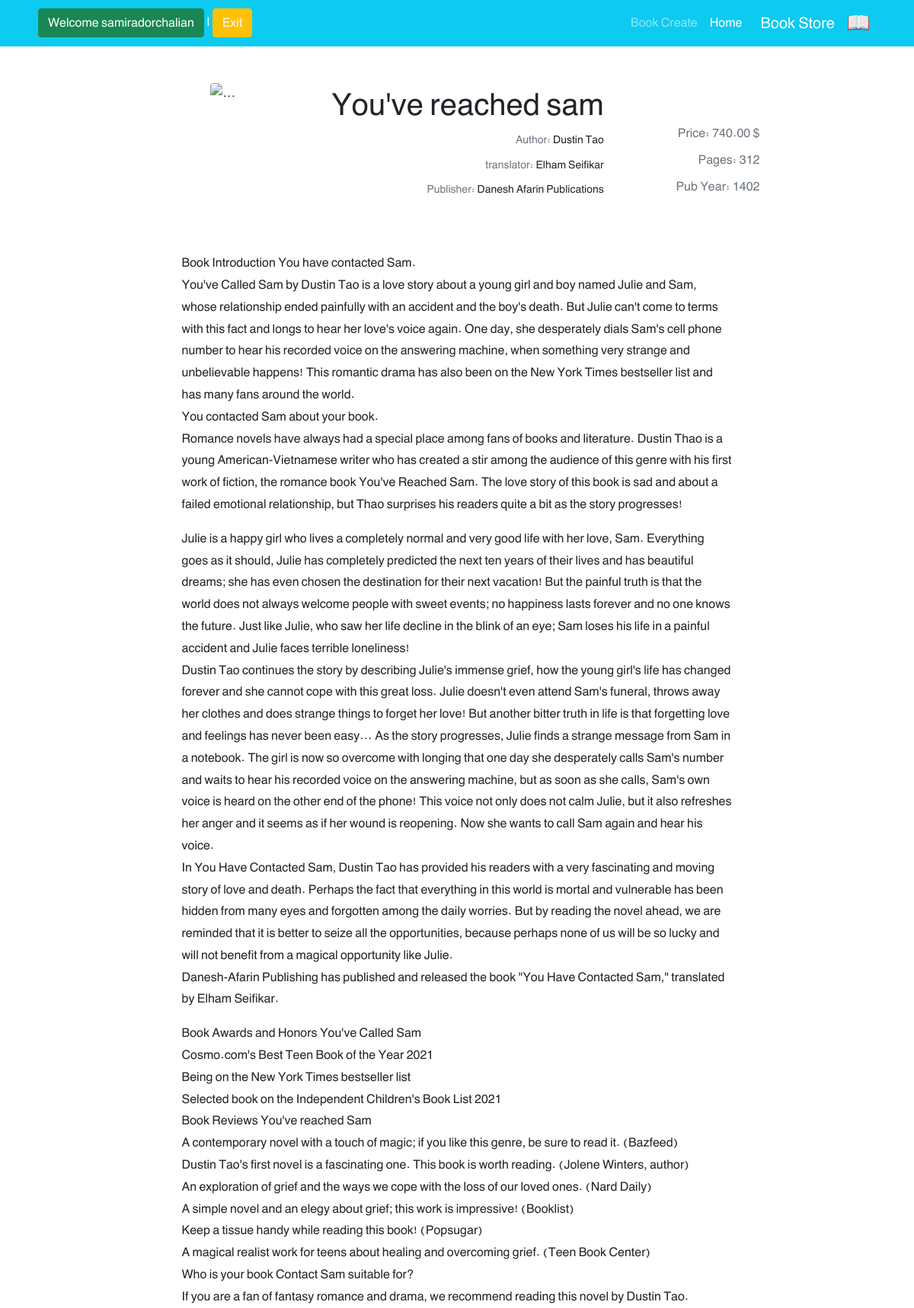
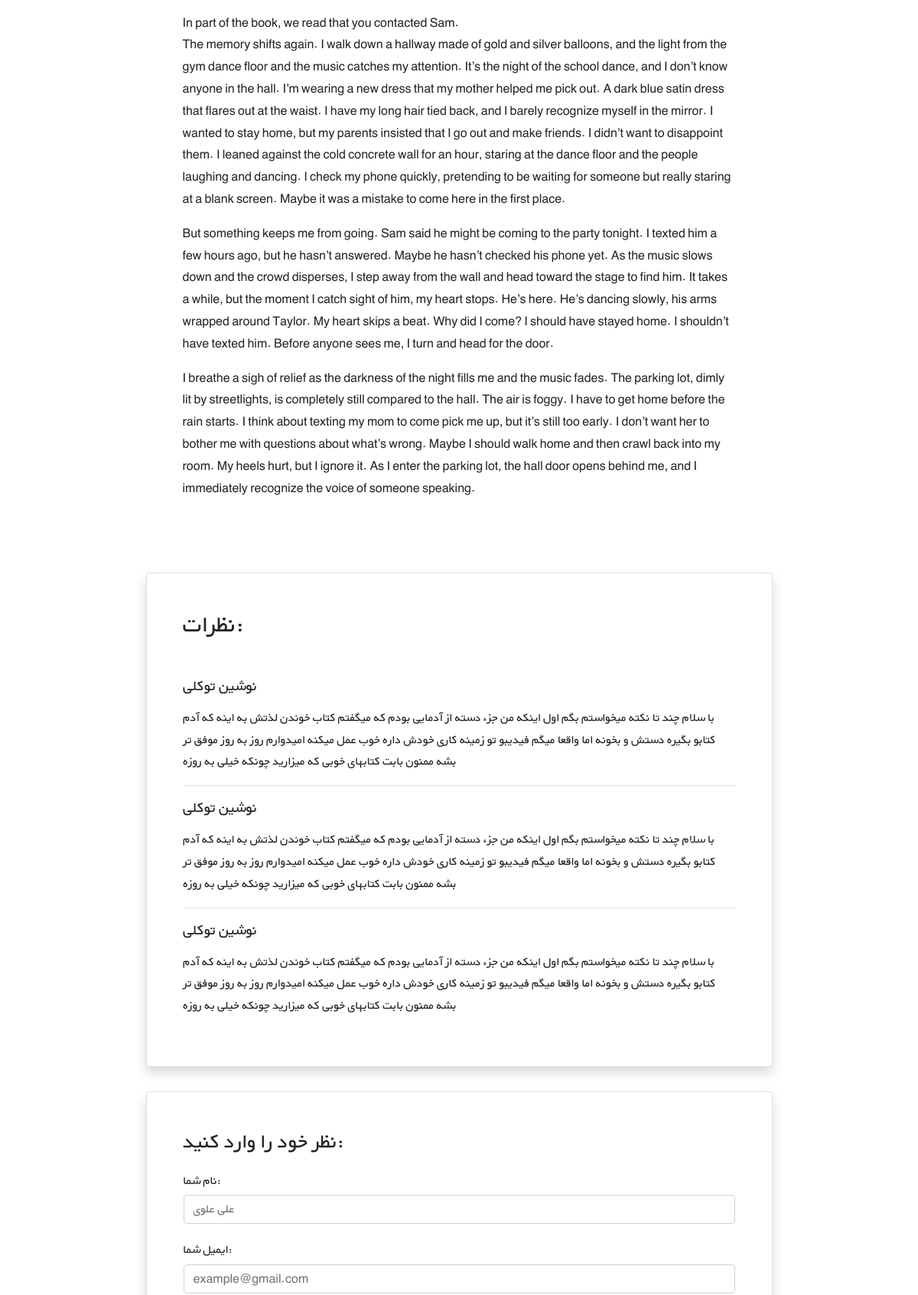
/books/1/ (signed in, upper part), run on the app's committed database (2 pictures, top to bottom).
### accounts/models.py (models this page shows)
class CustomUser(AbstractUser):
    age = models.PositiveIntegerField(null=True, blank=True)

### books/models.py (models this page shows, shortened)
class Book(models.Model):
    title = models.CharField(max_length=200)
    author = models.CharField(max_length=200)
    publisher = models.CharField(max_length=200)
    translator = models.CharField(max_length=200)
    description = models.TextField()
    price = models.DecimalField(max_digits=5, decimal_places=2)
    pages_book = models.PositiveIntegerField(null=True, blank=True)
    year_of_publication = models.PositiveIntegerField(null=True, blank=True)

### books/views.py (the view)
# urls.py: path('<int:pk>/', BookDetailView.as_view(), name='book_detail'),
class BookDetailView(generic.DetailView):
    model = Book
    template_name = 'books/book_detail.html'

### books/templates/books/book_detail.html (shortened to what this page needs)
{% extends '_base.html' %}
{% block content %}
    <div class="container mt-5" dir="ltr">
        <div class="">
            <div class="">
                <div class="d-flex justify-content-center">
                    <div class="row w-sm-75 w-100">
                        <div class="col-xs-12 col-md-3 d-flex justify-content-center">
                            <div>
                                <img src="https://newcdn.fidibo.com/images/books/65579_50411_normal.jpg"
                                     class="img-fluid rounded-start" alt="...">
                            </div>
                        </div>
                        <div class="col-xs-12 col-md-6 text-center text-md-end mt-md-1 mt-4">
                            <h1>{{ book.title|capfirst }}</h1>
                            <h5 class="small my-1"><span class="text-muted">Author: </span>{{ book.author }}</h5>
                            <h5 class="small my-1"><span class="text-muted">translator: </span>{{ book.translator }}
                            </h5>
                            <h5 class="small my-1"><span class="text-muted">Publisher: </span>{{ book.publisher }}</h5>
                        </div>
                        <div class="col-xs-12 col-md-3 d-flex flex-column mt-5">
                            <h6 class="align-self-center pt-2 text-muted align-self-md-end">Price:
                                {{ book.price }} $</h6>
                            <h6 class="align-self-center pt-2 text-muted align-self-md-end">Pages:
                                {{ book.pages_book }}</h6>
                            <h6 class="align-self-center pt-2 text-muted align-self-md-end">Pub Year:
                                {{ book.year_of_publication }}</h6>
                        </div>
                    </div>
                </div>
                <div class="d-flex justify-content-center">
                    <div class="my-3 p-5 w-sm-75 w-100">{{ book.description|linebreaks }}</div>
                </div>
                <div class="d-flex justify-content-center">
                    <div class="card shadow my-3 p-5 w-sm-75 w-100">
                        <h2 class="mb-5">نظرات:</h2>
                        <div class="border-bottom mb-3">
                            <h5 class="mb-3">نوشین توکلی</h5>
                            <p>با سلام چند تا نکته میخواستم بگم اول اینکه من جزء دسته از آدمایی بودم که میگفتم کتاب
                                خوندن لذتش
                                به اینه که آدم کتابو بگیره دستش و بخونه اما واقعا میگم فیدیبو تو زمینه کاری خودش داره
                                خوب عمل
                                میکنه امیدوارم روز به روز موفق تر بشه ممنون بابت کتابهای خوبی که میزارید چونکه خیلی به
                                روزه</p>
                        </div>
                        <div class="border-bottom mb-3">
                            <h5 class="mb-3">نوشین توکلی</h5>
                            <p>با سلام چند تا نکته میخواستم بگم اول اینکه من جزء دسته از آدمایی بودم که میگفتم کتاب
                                خوندن لذتش
                                به اینه که آدم کتابو بگیره دستش و بخونه اما واقعا میگم فیدیبو تو زمینه کاری خودش داره
                                خوب عمل
                                میکنه امیدوارم روز به روز موفق تر بشه ممنون بابت کتابهای خوبی که میزارید چونکه خیلی به
                                روزه</p>
                        </div>
                        <div>
                            <h5 class="mb-3">نوشین توکلی</h5>
                            <p>با سلام چند تا نکته میخواستم بگم اول اینکه من جزء دسته از آدمایی بودم که میگفتم کتاب
                                خوندن لذتش
                                به اینه که آدم کتابو بگیره دستش و بخونه اما واقعا میگم فیدیبو تو زمینه کاری خودش داره
                                خوب عمل
                                میکنه امیدوارم روز به روز موفق تر بشه ممنون بابت کتابهای خوبی که میزارید چونکه خیلی به
                                روزه</p>
                        </div>
                    </div>
                </div>
                <div class="d-flex justify-content-center">
                    <div class="card shadow my-3 p-5 w-sm-75 w-100">
                        <h3>نظر خود را وارد کنید:</h3>
                        <form method="POST">
                            <div class="form-group py-2">
                                <label class="py-1" for="author_name">نام شما:</label>
                                <input type="text" class="form-control" placeholder="علی علوی" name="author_name">
                            </div>
                            <div class="form-group py-2">
                                <label class="py-1" for="email">ایمیل شما:</label>
                                <input type="email" class="form-control" placeholder="example@gmail.com" name="email">
                            </div>
                        </form>
                    </div>
                </div>
            </div>
        </div>
    </div>
{% endblock %}

### templates/_base.html (shortened to what this page needs)
{% load static %}
<!doctype html>
<html lang="en">
<head>
    <link href="https://cdn.jsdelivr.net/npm/bootstrap@5.0.2/dist/css/bootstrap.min.css" rel="stylesheet"
>
    <link rel="stylesheet" href="{% static 'css/style.css' %}">
</head>
<body>
<nav class="navbar navbar-expand-lg navbar-dark bg-info" dir="rtl">
    <div class="container">
        <a class="navbar-brand" href="#">
            <img src="{% static 'icons/book.png' %}" alt="" height="30"
                 class="d-inline-block align-text-top">
        </a>
        <a class="navbar-brand mx-3" href="#">Book Store</a>
        <div class="collapse navbar-collapse" id="navbarNavAltMarkup">
            <div class="navbar-nav">
                <a class="nav-link active" aria-current="page" href="{% url 'book_list' %}">Home</a>
                <a class="nav-link" href="{% url 'book_create' %}">Book Create</a>
            </div>
        </div>
        <div class="mx-2 text-white">
            {% if user.is_authenticated %}
                <form action="{% url 'logout' %}" method="POST">
                    <button class="link-light text-decoration-none btn btn-warning" type="submit">Exit</button>
                    |
                    <a class="btn btn-success">Welcome {{ user.username }}</a>
                    {% else %}
                    <a class="link-light text-decoration-none btn btn-warning" href="{% url 'login' %}">Login</a>
                    <span>OR</span>
                    <a class="link-light text-decoration-none btn btn-success" href="{% url 'signup' %}">Sign Up</a>
                </form>
            {% endif %}
        </div>
    </div>
</nav>
<div class="container">
    {% block content %}
    {% endblock content %}
</div>
</body>
</html>

### static/css/style.css (style rules this page uses)
* { font-family: 'BYekan', sans-serif; line-height: 1.8rem; }
@media (min-width: 576px) { .w-sm-75 { width: 75%!important; } }

### data on the page
CustomUser: username "samiradorchalian"
Book: title "You've reached sam", author "Dustin Tao", translator "Elham Seifikar", publisher "Danesh Afarin Publications", price "740.00", pages_book "312", year_of_publication "1402", description "Book Introduction You have contacted Sam. You've Called Sam by Dustin Tao is a love story about a young girl and boy named Julie and Sam, whose relationship ended painfully with an accident and the boy's death. But Julie can't come to terms with this fact and longs to hear her love's voice again. One day, she desperately dials Sam's cell phone number to hear his recorded voice on the answering machine, when something very strange and unbelievable happens! This romantic drama has also been on the New York Times bestseller list and has many fans around the world. You contacted Sam about your book. Romance novels have always had a special place among fans of books and literature. Dustin Thao…"
